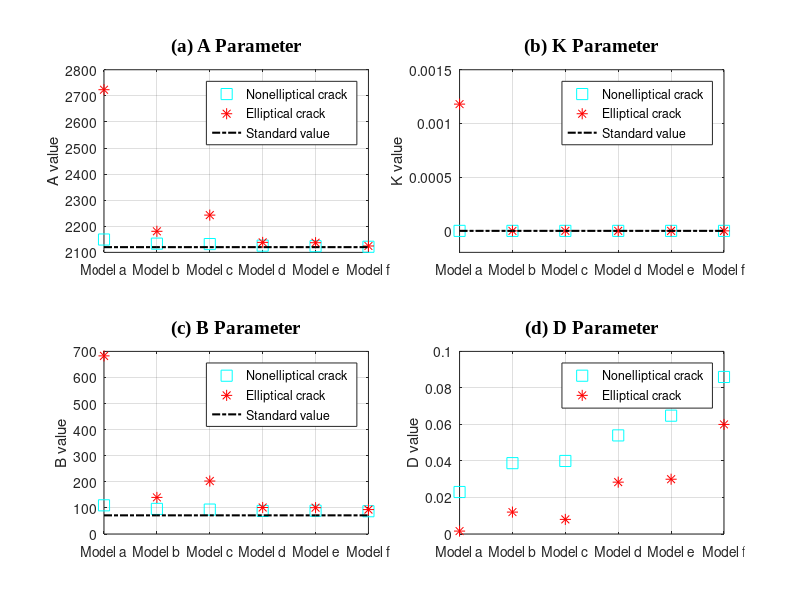

Here is the MATLAB script that generated this plot:
% =============================================
% Conceptual Fitting Visualization: Vp vs. Inclination Models
% This script compares nonelliptical vs. elliptical cracks for Vp fitting.
% Parameters: A, K, B, D; Multiple models (a-f); Plots results for visual comparison.
% =============================================
clear; clc;

% --------- Initialize Model Parameters ---------
% p: Nonelliptical crack results (A, K, B, D)
% q: Elliptical crack results (A, K, B, D)
% pq: Reference/standard values (A, K, B, D)
p = zeros(6,4); pq = zeros(6,4); q = zeros(6,4);

% Model 1
p(1,:) = [2149.23, 1.34e-9, 109.98, 0.023];
q(1,:) = [2723.44, 0.00118, 682.8, 0.0016];
pq(1,:) = [2120, 0, 71.5, 0.08];

% Model 2
p(2,:) = [2133.45, 6.7e-9, 96.31, 0.0388];
q(2,:) = [2180.69, 1.07e-13, 140.28, 0.012];
pq(2,:) = [2120, 0, 71.5, 0.08];

% Model 3
p(3,:) = [2131.82, 1.33e-12, 93.62, 0.04];
q(3,:) = [2242.8, 2.9e-7, 203, 0.008];
pq(3,:) = [2120, 0, 71.5, 0.08];

% Model 4
p(4,:) = [2125.76, 2.11e-8, 88.4, 0.054];
q(4,:) = [2138.21, 4.94e-9, 101.6, 0.0284];
pq(4,:) = [2120, 0, 71.5, 0.08];

% Model 5
p(5,:) = [2123.73, 7.56e-9, 89.31, 0.0648];
q(5,:) = [2136.94, 4.06e-9, 100.89, 0.03];
pq(5,:) = [2120, 0, 71.5, 0.08];

% Model 6
p(6,:) = [2121.45, 2.32736e-9, 87.33, 0.086];
q(6,:) = [2124.42, 2.54943e-8, 93.57, 0.06];
pq(6,:) = [2120, 0, 71.5, 0.08];

% --------- Subplot Visualization ---------
figure('Position', [100 100 1200 700]);

% --- A parameter ---
subplot(2,2,1)
plot(p(:,1),'cs','MarkerSize',8); hold on;
plot(q(:,1),'r*','MarkerSize',8);
plot(pq(:,1),'k-.','LineWidth', 1.5);
legend('Nonelliptical crack','Elliptical crack','Standard value');
xticks(1:6);
xticklabels({'Model a','Model b','Model c','Model d','Model e','Model f'});
ylabel('A value');
title('(a) A Parameter','fontsize',14,'fontname','Times New Roman')
grid on;

% --- K parameter ---
subplot(2,2,2)
plot(p(:,2),'cs','MarkerSize',8); hold on;
plot(q(:,2),'r*','MarkerSize',8);
plot(pq(:,2),'k-.','LineWidth', 1.5);
legend('Nonelliptical crack','Elliptical crack','Standard value');
xticks(1:6); ylabel('K value'); ylim([-0.2e-3 1.5e-3]);
xticklabels({'Model a','Model b','Model c','Model d','Model e','Model f'});
title('(b) K Parameter','fontsize',14,'fontname','Times New Roman');
grid on;

% --- B parameter ---
subplot(2,2,3)
plot(p(:,3),'cs','MarkerSize',8); hold on;
plot(q(:,3),'r*','MarkerSize',8);
plot(pq(:,3),'k-.','LineWidth', 1.5);
legend('Nonelliptical crack','Elliptical crack','Standard value');
xticks(1:6); ylabel('B value');
xticklabels({'Model a','Model b','Model c','Model d','Model e','Model f'});
title('(c) B Parameter','fontsize',14,'fontname','Times New Roman');
grid on;

% --- D parameter ---
subplot(2,2,4)
plot(p(:,4),'cs','MarkerSize',8); hold on;
plot(q(:,4),'r*','MarkerSize',8);
legend('Nonelliptical crack','Elliptical crack');
xticks(1:6); ylabel('D value');
xticklabels({'Model a','Model b','Model c','Model d','Model e','Model f'});
title('(d) D Parameter','fontsize',14,'fontname','Times New Roman');
grid on;
